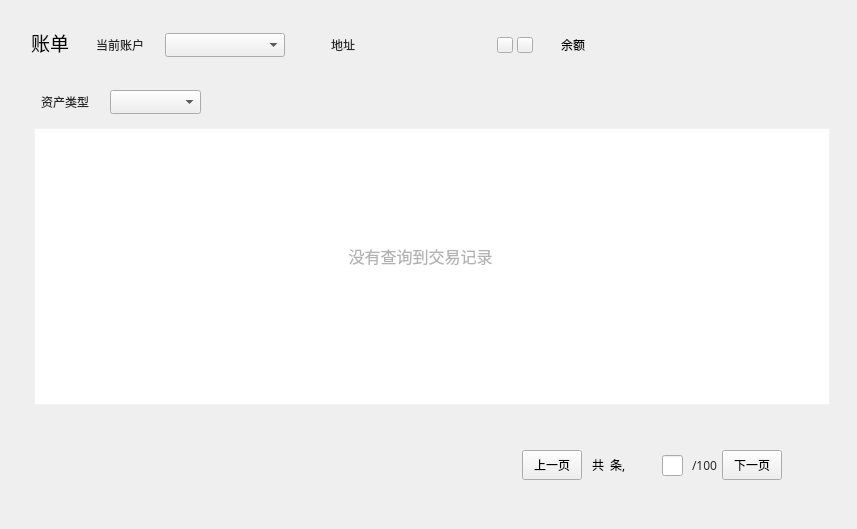
<?xml version="1.0" encoding="UTF-8"?>
<ui version="4.0">
 <class>AccountPage</class>
 <widget class="QWidget" name="AccountPage">
  <property name="geometry">
   <rect>
    <x>0</x>
    <y>0</y>
    <width>857</width>
    <height>529</height>
   </rect>
  </property>
  <property name="font">
   <font>
    <family>微软雅黑</family>
    <stylestrategy>PreferDefault</stylestrategy>
   </font>
  </property>
  <property name="windowTitle">
   <string>Form</string>
  </property>
  <property name="styleSheet">
   <string notr="true"/>
  </property>
  <widget class="QLabel" name="addressLabel2">
   <property name="geometry">
    <rect>
     <x>315</x>
     <y>33</y>
     <width>40</width>
     <height>24</height>
    </rect>
   </property>
   <property name="font">
    <font>
     <family>微软雅黑</family>
    </font>
   </property>
   <property name="styleSheet">
    <string notr="true">color: rgb(40, 40, 40);
background:transparent;</string>
   </property>
   <property name="text">
    <string>地址</string>
   </property>
   <property name="alignment">
    <set>Qt::AlignRight|Qt::AlignTrailing|Qt::AlignVCenter</set>
   </property>
  </widget>
  <widget class="QLabel" name="addressLabel">
   <property name="geometry">
    <rect>
     <x>360</x>
     <y>33</y>
     <width>130</width>
     <height>24</height>
    </rect>
   </property>
   <property name="font">
    <font>
     <family>微软雅黑</family>
     <underline>false</underline>
    </font>
   </property>
   <property name="styleSheet">
    <string notr="true">background:transparent;</string>
   </property>
   <property name="text">
    <string/>
   </property>
   <property name="scaledContents">
    <bool>true</bool>
   </property>
   <property name="textInteractionFlags">
    <set>Qt::NoTextInteraction</set>
   </property>
  </widget>
  <widget class="QToolButton" name="copyBtn">
   <property name="geometry">
    <rect>
     <x>497</x>
     <y>37</y>
     <width>16</width>
     <height>16</height>
    </rect>
   </property>
   <property name="font">
    <font>
     <family>微软雅黑</family>
    </font>
   </property>
   <property name="cursor">
    <cursorShape>PointingHandCursor</cursorShape>
   </property>
   <property name="focusPolicy">
    <enum>Qt::NoFocus</enum>
   </property>
   <property name="text">
    <string/>
   </property>
  </widget>
  <widget class="QComboBox" name="accountComboBox">
   <property name="geometry">
    <rect>
     <x>165</x>
     <y>33</y>
     <width>120</width>
     <height>24</height>
    </rect>
   </property>
   <property name="font">
    <font>
     <family>微软雅黑</family>
     <weight>50</weight>
     <bold>false</bold>
    </font>
   </property>
   <property name="focusPolicy">
    <enum>Qt::NoFocus</enum>
   </property>
  </widget>
  <widget class="QLabel" name="label_10">
   <property name="geometry">
    <rect>
     <x>31</x>
     <y>32</y>
     <width>60</width>
     <height>21</height>
    </rect>
   </property>
   <property name="font">
    <font>
     <family>微软雅黑</family>
     <pointsize>14</pointsize>
    </font>
   </property>
   <property name="styleSheet">
    <string notr="true">background:transparent;</string>
   </property>
   <property name="text">
    <string>账单</string>
   </property>
  </widget>
  <widget class="QLabel" name="label">
   <property name="geometry">
    <rect>
     <x>90</x>
     <y>33</y>
     <width>54</width>
     <height>24</height>
    </rect>
   </property>
   <property name="font">
    <font>
     <family>微软雅黑</family>
    </font>
   </property>
   <property name="styleSheet">
    <string notr="true">color: rgb(40, 40, 40);
background:transparent;</string>
   </property>
   <property name="text">
    <string>当前账户</string>
   </property>
   <property name="alignment">
    <set>Qt::AlignRight|Qt::AlignTrailing|Qt::AlignVCenter</set>
   </property>
  </widget>
  <widget class="QLabel" name="label_16">
   <property name="geometry">
    <rect>
     <x>554</x>
     <y>33</y>
     <width>31</width>
     <height>24</height>
    </rect>
   </property>
   <property name="font">
    <font>
     <family>微软雅黑</family>
    </font>
   </property>
   <property name="text">
    <string>余额</string>
   </property>
   <property name="alignment">
    <set>Qt::AlignRight|Qt::AlignTrailing|Qt::AlignVCenter</set>
   </property>
  </widget>
  <widget class="QLabel" name="balanceLabel">
   <property name="geometry">
    <rect>
     <x>599</x>
     <y>33</y>
     <width>271</width>
     <height>24</height>
    </rect>
   </property>
   <property name="font">
    <font>
     <family>微软雅黑</family>
     <pointsize>14</pointsize>
    </font>
   </property>
   <property name="styleSheet">
    <string notr="true">background:transparent;</string>
   </property>
   <property name="text">
    <string/>
   </property>
   <property name="alignment">
    <set>Qt::AlignLeading|Qt::AlignLeft|Qt::AlignVCenter</set>
   </property>
  </widget>
  <widget class="QToolButton" name="nextPageBtn">
   <property name="geometry">
    <rect>
     <x>722</x>
     <y>450</y>
     <width>60</width>
     <height>30</height>
    </rect>
   </property>
   <property name="font">
    <font>
     <family>微软雅黑</family>
    </font>
   </property>
   <property name="cursor">
    <cursorShape>PointingHandCursor</cursorShape>
   </property>
   <property name="focusPolicy">
    <enum>Qt::NoFocus</enum>
   </property>
   <property name="styleSheet">
    <string notr="true"/>
   </property>
   <property name="text">
    <string>下一页</string>
   </property>
  </widget>
  <widget class="QLineEdit" name="pageLineEdit">
   <property name="geometry">
    <rect>
     <x>662</x>
     <y>455</y>
     <width>21</width>
     <height>21</height>
    </rect>
   </property>
   <property name="alignment">
    <set>Qt::AlignCenter</set>
   </property>
  </widget>
  <widget class="QLabel" name="numberLabel">
   <property name="geometry">
    <rect>
     <x>592</x>
     <y>450</y>
     <width>61</width>
     <height>30</height>
    </rect>
   </property>
   <property name="font">
    <font>
     <family>微软雅黑</family>
    </font>
   </property>
   <property name="text">
    <string>共  条,</string>
   </property>
  </widget>
  <widget class="QLabel" name="pageLabel">
   <property name="geometry">
    <rect>
     <x>692</x>
     <y>450</y>
     <width>31</width>
     <height>30</height>
    </rect>
   </property>
   <property name="font">
    <font>
     <family>微软雅黑</family>
    </font>
   </property>
   <property name="styleSheet">
    <string notr="true">color: #282828;</string>
   </property>
   <property name="text">
    <string>/100</string>
   </property>
   <property name="alignment">
    <set>Qt::AlignLeading|Qt::AlignLeft|Qt::AlignVCenter</set>
   </property>
  </widget>
  <widget class="QToolButton" name="prePageBtn">
   <property name="geometry">
    <rect>
     <x>522</x>
     <y>450</y>
     <width>60</width>
     <height>30</height>
    </rect>
   </property>
   <property name="font">
    <font>
     <family>微软雅黑</family>
    </font>
   </property>
   <property name="cursor">
    <cursorShape>PointingHandCursor</cursorShape>
   </property>
   <property name="focusPolicy">
    <enum>Qt::NoFocus</enum>
   </property>
   <property name="styleSheet">
    <string notr="true"/>
   </property>
   <property name="text">
    <string>上一页</string>
   </property>
  </widget>
  <widget class="QTableWidget" name="accountTransactionsTableWidget">
   <property name="geometry">
    <rect>
     <x>34</x>
     <y>128</y>
     <width>796</width>
     <height>277</height>
    </rect>
   </property>
   <property name="styleSheet">
    <string notr="true">QTableWidget{border: 1px solid rgb(241,241,248);gridline-color: rgb(241,241,248)}
QHeaderView{background-color:white;min-height:47;}
QHeaderView::section{background-color: white;border: 1px solid rgb(241,241,248);
font: 12px &quot;微软雅黑&quot;;}</string>
   </property>
   <property name="verticalScrollBarPolicy">
    <enum>Qt::ScrollBarAsNeeded</enum>
   </property>
   <property name="horizontalScrollBarPolicy">
    <enum>Qt::ScrollBarAlwaysOff</enum>
   </property>
   <property name="sizeAdjustPolicy">
    <enum>QAbstractScrollArea::AdjustToContents</enum>
   </property>
   <property name="autoScroll">
    <bool>false</bool>
   </property>
   <property name="editTriggers">
    <set>QAbstractItemView::NoEditTriggers</set>
   </property>
   <property name="tabKeyNavigation">
    <bool>false</bool>
   </property>
   <property name="showDropIndicator" stdset="0">
    <bool>false</bool>
   </property>
   <property name="dragDropOverwriteMode">
    <bool>false</bool>
   </property>
   <property name="showGrid">
    <bool>false</bool>
   </property>
   <attribute name="horizontalHeaderVisible">
    <bool>false</bool>
   </attribute>
   <attribute name="horizontalHeaderCascadingSectionResizes">
    <bool>true</bool>
   </attribute>
   <attribute name="verticalHeaderVisible">
    <bool>false</bool>
   </attribute>
   <attribute name="verticalHeaderCascadingSectionResizes">
    <bool>true</bool>
   </attribute>
   <column>
    <property name="text">
     <string>区块ID</string>
    </property>
    <property name="font">
     <font>
      <family>微软雅黑</family>
     </font>
    </property>
    <property name="textAlignment">
     <set>AlignCenter</set>
    </property>
   </column>
   <column>
    <property name="text">
     <string>交易ID</string>
    </property>
    <property name="font">
     <font>
      <family>微软雅黑</family>
     </font>
    </property>
    <property name="textAlignment">
     <set>AlignCenter</set>
    </property>
   </column>
   <column>
    <property name="text">
     <string>交易类型</string>
    </property>
    <property name="font">
     <font>
      <family>微软雅黑</family>
     </font>
    </property>
    <property name="textAlignment">
     <set>AlignCenter</set>
    </property>
   </column>
   <column>
    <property name="text">
     <string>金额</string>
    </property>
    <property name="font">
     <font>
      <family>微软雅黑</family>
     </font>
    </property>
    <property name="textAlignment">
     <set>AlignCenter</set>
    </property>
   </column>
   <column>
    <property name="text">
     <string/>
    </property>
    <property name="font">
     <font>
      <family>微软雅黑</family>
     </font>
    </property>
    <property name="textAlignment">
     <set>AlignCenter</set>
    </property>
   </column>
  </widget>
  <widget class="QLabel" name="initLabel">
   <property name="geometry">
    <rect>
     <x>220</x>
     <y>230</y>
     <width>401</width>
     <height>51</height>
    </rect>
   </property>
   <property name="font">
    <font>
     <family>微软雅黑</family>
     <pointsize>12</pointsize>
    </font>
   </property>
   <property name="styleSheet">
    <string notr="true">color: rgb(178, 178, 178);</string>
   </property>
   <property name="text">
    <string>没有查询到交易记录</string>
   </property>
   <property name="alignment">
    <set>Qt::AlignCenter</set>
   </property>
  </widget>
  <widget class="QLabel" name="label_2">
   <property name="geometry">
    <rect>
     <x>35</x>
     <y>90</y>
     <width>54</width>
     <height>24</height>
    </rect>
   </property>
   <property name="font">
    <font>
     <family>微软雅黑</family>
    </font>
   </property>
   <property name="styleSheet">
    <string notr="true">color: rgb(40, 40, 40);
background:transparent;</string>
   </property>
   <property name="text">
    <string>资产类型</string>
   </property>
   <property name="alignment">
    <set>Qt::AlignRight|Qt::AlignTrailing|Qt::AlignVCenter</set>
   </property>
  </widget>
  <widget class="QComboBox" name="assetComboBox">
   <property name="geometry">
    <rect>
     <x>110</x>
     <y>90</y>
     <width>91</width>
     <height>24</height>
    </rect>
   </property>
   <property name="font">
    <font>
     <family>微软雅黑</family>
     <weight>50</weight>
     <bold>false</bold>
    </font>
   </property>
   <property name="focusPolicy">
    <enum>Qt::NoFocus</enum>
   </property>
  </widget>
  <widget class="QToolButton" name="qrcodeBtn">
   <property name="geometry">
    <rect>
     <x>517</x>
     <y>37</y>
     <width>16</width>
     <height>16</height>
    </rect>
   </property>
   <property name="font">
    <font>
     <family>微软雅黑</family>
    </font>
   </property>
   <property name="cursor">
    <cursorShape>PointingHandCursor</cursorShape>
   </property>
   <property name="focusPolicy">
    <enum>Qt::NoFocus</enum>
   </property>
   <property name="text">
    <string/>
   </property>
  </widget>
  <zorder>qrcodeBtn</zorder>
  <zorder>addressLabel2</zorder>
  <zorder>addressLabel</zorder>
  <zorder>accountComboBox</zorder>
  <zorder>label_10</zorder>
  <zorder>label</zorder>
  <zorder>label_16</zorder>
  <zorder>balanceLabel</zorder>
  <zorder>nextPageBtn</zorder>
  <zorder>pageLineEdit</zorder>
  <zorder>numberLabel</zorder>
  <zorder>pageLabel</zorder>
  <zorder>prePageBtn</zorder>
  <zorder>accountTransactionsTableWidget</zorder>
  <zorder>initLabel</zorder>
  <zorder>label_2</zorder>
  <zorder>assetComboBox</zorder>
  <zorder>copyBtn</zorder>
 </widget>
 <resources/>
 <connections/>
</ui>
